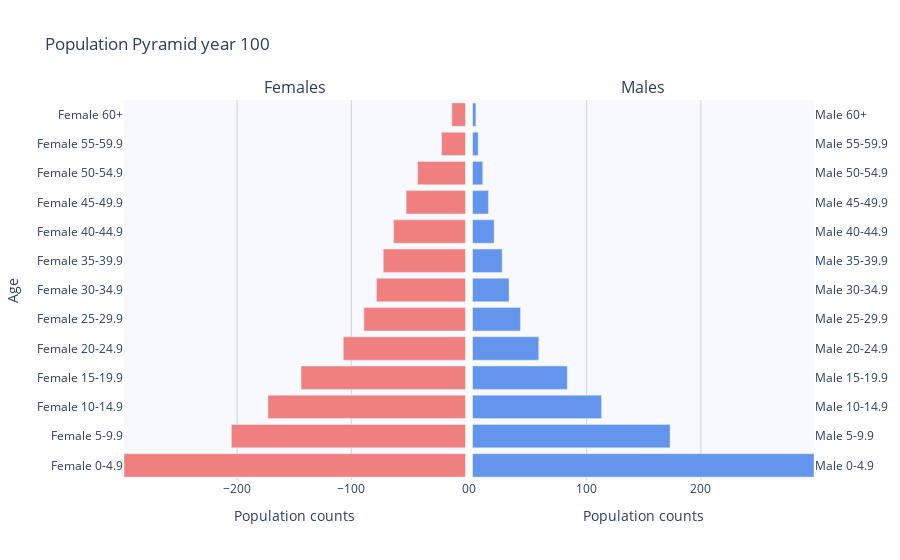

Notebook source saved alongside this figure:
### Code cell
#Now for another animation, I tried to use plotly express, but that doesn´t support subplots, so I did something similar to the last one
#AI worked overtime to set up finer details like the layout, and helped me learning plotly in general
years=males_tidy['Time (Years)'].unique()
for year in years:
        fig = make_subplots(rows=1, cols=2, subplot_titles=("Females", "Males"), horizontal_spacing=0.01)
        max_population = max(males_tidy['Population'].max(), females_tidy['Population'].max())
        fig.update_xaxes(range=[-max_population,0], row=1, col=1)
        fig.update_xaxes(range=[0, max_population], row=1, col=2)

        male_pop=males_tidy.loc[males_tidy["Time (Years)"]==year ]
        fig.add_trace(
            go.Bar(
                x=male_pop['Population'],
                y=male_pop['Stage'],
                name='Males',
                marker_color='cornflowerblue',
                orientation='h',
                showlegend=False
            ),
            row=1, col=2
            )
        female_pop=females_tidy.loc[females_tidy["Time (Years)"]==year ]

        fig.add_trace(
        go.Bar(
            x=female_pop['Population'] * -1,
            y=female_pop['Stage'],
            name='Females',
            marker_color='lightcoral',
            orientation='h',
            showlegend=False,
             hoverlabel=dict(
            align='left'  
        )
        ),
        row=1, col=1
    )

        fig.update_layout(
        title=("Population Pyramid year " + str(int(year))) ,
        xaxis=dict(title="Population counts",gridcolor='lightgrey'),
        yaxis=dict(title="Age"),
        plot_bgcolor='ghostwhite',
        yaxis2=dict(side='right'),
        xaxis2=dict(title="Population counts",gridcolor='lightgrey')
)

        fig.show()
        time.sleep(3)
        clear_output(wait=True)  #Delete/inactivate this line in order to see all pop pyramyds from all years.

### Figure 1 — Plotly figure (JSON) as saved in the notebook; plotly's stock layout.template omitted (floating-point values rounded to 4 significant figures)
{"data": [{"marker": {"color": "cornflowerblue"}, "name": "Males", "orientation": "h", "showlegend": false, "type": "bar", "x": [299, 173, 113, 83, 58, 42, 32, 26, 19, 14, 9, 5, 3], "xaxis": "x2", "y": ["Male 0-4.9", "Male 5-9.9", "Male 10-14.9", "Male 15-19.9", "Male 20-24.9", "Male 25-29.9", "Male 30-34.9", "Male 35-39.9", "Male 40-44.9", "Male 45-49.9", "Male 50-54.9", "Male 55-59.9", "Male 60+"], "yaxis": "y2"}, {"hoverlabel": {"align": "left"}, "marker": {"color": "lightcoral"}, "name": "Females", "orientation": "h", "showlegend": false, "type": "bar", "x": [-299, -205, -173, -144, -107, -89, -78, -72, -63, -52, -42, -21, -12], "xaxis": "x", "y": ["Female 0-4.9", "Female 5-9.9", "Female 10-14.9", "Female 15-19.9", "Female 20-24.9", "Female 25-29.9", "Female 30-34.9", "Female 35-39.9", "Female 40-44.9", "Female 45-49.9", "Female 50-54.9", "Female 55-59.9", "Female 60+"], "yaxis": "y"}], "layout": {"annotations": [{"font": {"size": 16}, "showarrow": false, "text": "Females", "x": 0.2475, "xanchor": "center", "xref": "paper", "y": 1, "yanchor": "bottom", "yref": "paper"}, {"font": {"size": 16}, "showarrow": false, "text": "Males", "x": 0.7525, "xanchor": "center", "xref": "paper", "y": 1, "yanchor": "bottom", "yref": "paper"}], "plot_bgcolor": "ghostwhite", "title": {"text": "Population Pyramid year 100"}, "xaxis": {"anchor": "y", "domain": [0, 0.495], "gridcolor": "lightgrey", "range": [-299, 0], "title": {"text": "Population counts"}}, "xaxis2": {"anchor": "y2", "domain": [0.505, 1], "gridcolor": "lightgrey", "range": [0, 299], "title": {"text": "Population counts"}}, "yaxis": {"anchor": "x", "domain": [0, 1], "title": {"text": "Age"}}, "yaxis2": {"anchor": "x2", "domain": [0, 1], "side": "right"}}}
